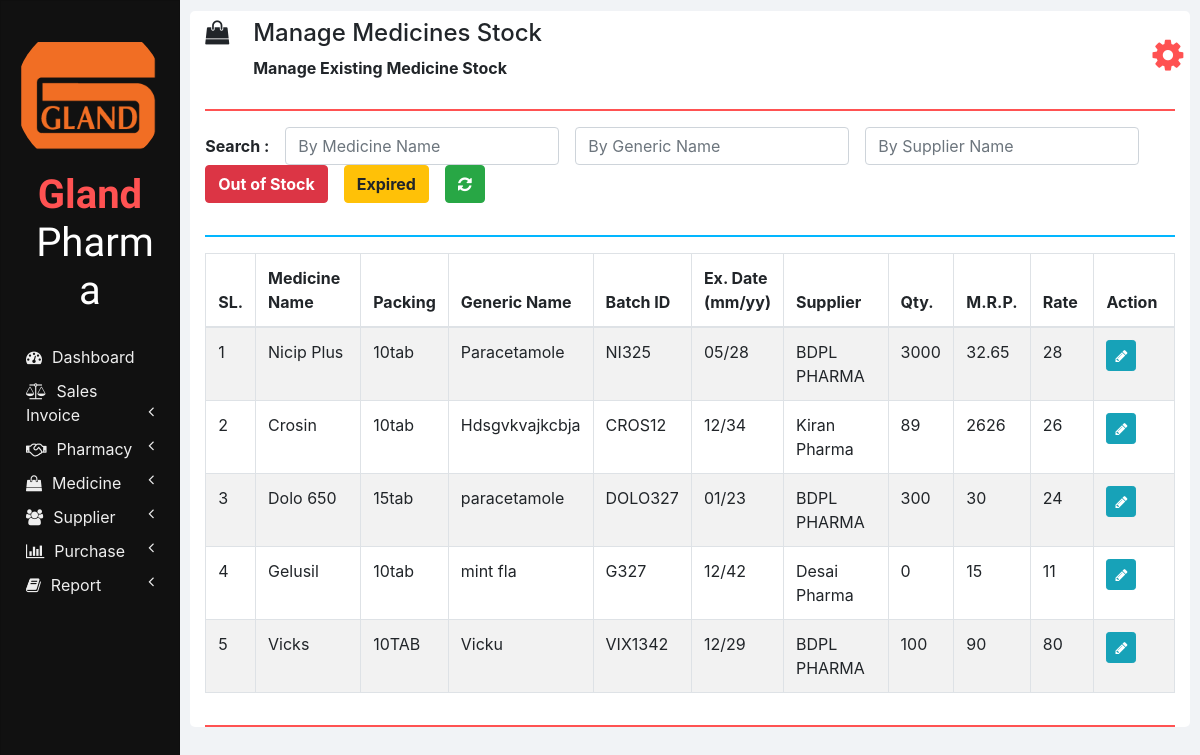
Page /manage_medicine_stock.php on the committed database.
### tables this page shows
CREATE TABLE `medicines` (
  `ID` int(11) NOT NULL,
  `NAME` varchar(100) NOT NULL,
  `PACKING` varchar(20) NOT NULL,
  `GENERIC_NAME` varchar(100) NOT NULL,
  `SUPPLIER_NAME` varchar(100) NOT NULL
);

CREATE TABLE `medicines_stock` (
  `ID` int(11) NOT NULL,
  `NAME` varchar(100) NOT NULL,
  `BATCH_ID` varchar(20) NOT NULL,
  `EXPIRY_DATE` varchar(10) NOT NULL,
  `QUANTITY` int(11) NOT NULL,
  `MRP` double NOT NULL,
  `RATE` double NOT NULL
);

### php/manage_medicine_stock.php (the view, shortened to what this page needs)
<?php
  function showMedicinesStock($id) {
    require "db_connection.php";
    if($con) {
      $seq_no = 0;
      $query = "SELECT * FROM medicines INNER JOIN medicines_stock ON medicines.NAME = medicines_stock.NAME";
      $result = mysqli_query($con, $query);
      while($row = mysqli_fetch_array($result)) {
        $seq_no++;
        if($row['BATCH_ID'] == $id)
          showEditOptionsRow($seq_no, $row);
        else
          showMedicineStockRow($seq_no, $row);
      }
    }
  }
  function showMedicineStockRow($seq_no, $row) {
    ?>
    <tr>
      <td><?php echo $seq_no; ?></td>
      <td><?php echo $row['NAME']; ?></td>
      <td><?php echo $row['PACKING']; ?></td>
      <td><?php echo $row['GENERIC_NAME']; ?></td>
      <td><?php echo $row['BATCH_ID']; ?></td>
      <td><?php echo $row['EXPIRY_DATE']; ?></td>
      <td><?php echo $row['SUPPLIER_NAME']; ?></td>
      <td><?php echo $row['QUANTITY']; ?></td>
      <td><?php echo $row['MRP']; ?></td>
      <td><?php echo $row['RATE']; ?></td>
      <td>
        <button href="" class="btn btn-info btn-sm" onclick="editMedicineStock('<?php echo $row['BATCH_ID']; ?>');">
          <i class="fa fa-pencil"></i>
        </button>
      </td>
    </tr>
    <?php
  }
  ?>

### css/sidenav.css (style rules this page uses)
body { background-color: #f1f3f6; }
.sidenav { width: 15%; height: 100vh; background-color: #222222; position: fixed; z-index: 1; flex: 1 0 auto; }
.card { width: 100%; height: 100%; top: 0; border-radius: 0; background-color: #111111; }
.logo .logo-caption { font-family: 'Poiret One', cursive; color: #ffffff; text-align: center; margin-bottom: 25px; }
.logo .profile { margin-left: 50%; border-radius: 50%; transform: translate(-50%); }
.logo .tweak { color: #ff5252; font-weight: bold; }
.main-menu-item { padding: 5px 5px; cursor: pointer; }
.main-menu-item > a { color: #eeeeee; text-decoration: none; font-size: 16px; }
.main-menu-item > a > span { margin-left: 10px; }

### css/home.css (style rules this page uses)
html, body { height: 100vh; }

### rows in the picture
medicines: seq_no "1", medicines_stock.NAME "Nicip Plus", PACKING "10tab", GENERIC_NAME "Paracetamole", medicines_stock.BATCH_ID "NI325", medicines_stock.EXPIRY_DATE "05/28", SUPPLIER_NAME "BDPL PHARMA", medicines_stock.QUANTITY "3000", medicines_stock.MRP "32.65", medicines_stock.RATE "28"
medicines: seq_no "2", medicines_stock.NAME "Crosin", PACKING "10tab", GENERIC_NAME "Hdsgvkvajkcbja", medicines_stock.BATCH_ID "CROS12", medicines_stock.EXPIRY_DATE "12/34", SUPPLIER_NAME "Kiran Pharma", medicines_stock.QUANTITY "89", medicines_stock.MRP "2626", medicines_stock.RATE "26"
medicines: seq_no "3", medicines_stock.NAME "Dolo 650", PACKING "15tab", GENERIC_NAME "paracetamole", medicines_stock.BATCH_ID "DOLO327", medicines_stock.EXPIRY_DATE "01/23", SUPPLIER_NAME "BDPL PHARMA", medicines_stock.QUANTITY "300", medicines_stock.MRP "30", medicines_stock.RATE "24"
medicines: seq_no "4", medicines_stock.NAME "Gelusil", PACKING "10tab", GENERIC_NAME "mint fla", medicines_stock.BATCH_ID "G327", medicines_stock.EXPIRY_DATE "12/42", SUPPLIER_NAME "Desai Pharma", medicines_stock.QUANTITY "0", medicines_stock.MRP "15", medicines_stock.RATE "11"
medicines: seq_no "5", medicines_stock.NAME "Vicks", PACKING "10TAB", GENERIC_NAME "Vicku", medicines_stock.BATCH_ID "VIX1342", medicines_stock.EXPIRY_DATE "12/29", SUPPLIER_NAME "BDPL PHARMA", medicines_stock.QUANTITY "100", medicines_stock.MRP "90", medicines_stock.RATE "80"

### other values in the picture
$heading "Manage Medicines Stock"
$sub_heading "Manage Existing Medicine Stock"
